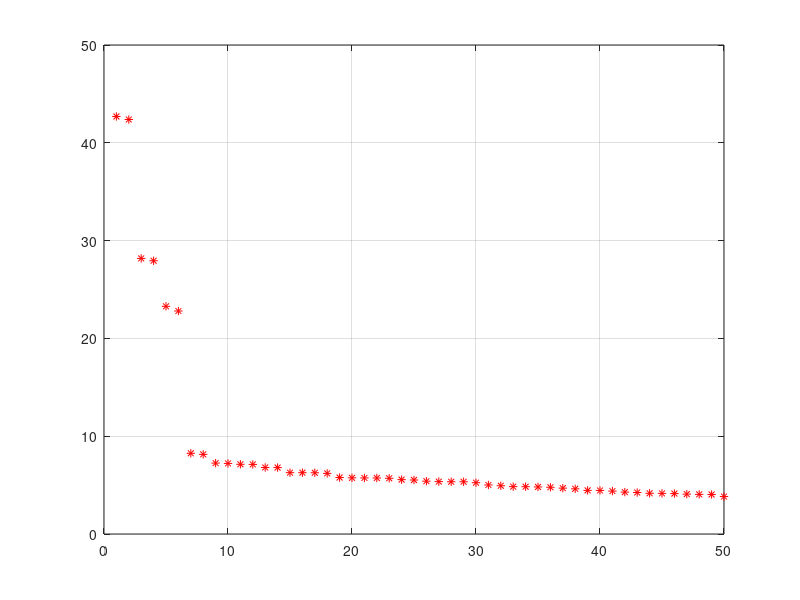

Write the MATLAB code that produced this figure. (Note: this script raises an error after producing the figure.)
clc; clear; close all;
load('x.mat'); % se carga en una variable 'x'
N = length(x);
L = N/2; %12; %N/4;
%n = 0:N;
%K debe ser #frec x 2
%se sabe que el menor error posible esta cerca de la mitad de N.
%en el osea L ~ N/2
xn = x;
%% a)
yy = 0;
for j = 1: N-L+1
   yL = transpose(flip(xn(j:j+L-1)));
   yy = yy + yL*yL';
end
R_ = yy/N;                      %matriz de correlacion LxL

% Calcular la descomposición en autovalores y autovectores
% R = [S G]Γ [S^H; G^H]
% donde S contiene los primeros K autovectores.
[V, LAMBDA] = eig(R_);
[V_ordenado, idx]= sort(diag(LAMBDA), 'descend');

figure()
plot(V_ordenado, '*r')
xlim([0 50])
grid on
%En x = 7 ya se ve como los autovalores son aproximadamente los mismos esto
%quiere decir que desde 7 en adelante pertenecen  a S.
%entonces K = 6.
K = 6;

%% b)
w = SPRIT( L, K, xn);
%Como K = 6 y las frecuencias dada por el enunciado son:
%   0,45*pi .. 0.54*pi .. 0.1035*pi (3 frecuencias) entonces las otras
%   faltantes seran negativas.
w_ordenado = sort(w/pi, 'descend');
%tomo los primeros 3 de mayor a manor.
w_ref = [0.54 0.45 0.1035];

Errores = [];
for L = K+1: N-5
    w = SPRIT( L, K, xn);
    w_ordenado = sort(w/pi, 'descend');
    ErrorPorc = 100* abs(w_ordenado(1:K/2) - w_ref')./(w_ref');
    Errores(end+1) = max(ErrorPorc);
end

figure()
hold on
plot([0 N-5], [1 1], '-.k')
plot(K+1:1:N-5, Errores, '-b', 'LineWidth', 2)
xlabel("L")
xlim([20 100])
ylabel("Error relativo porcentual [%]")
grid on

%Aca se ve que desdde L = 53 el error es menor al 1%, luego hasta caso el
%final donde todo aumenta abruptamente.
%%
%verifiquemos con L = 12
%L = ceil(N/2);
L = 53;
w = SPRIT( L, K, xn);
w_ordenado = sort(w/pi, 'descend');
%tomo los primeros 3 de mayor a manor.
w_ref = [0.54 0.45 0.1035];


w_ordenado = sort(w/pi, 'descend');
ErrorPorc = 100* abs(w_ordenado(1:K/2) - w_ref')./(w_ref');
disp("W"+w_ordenado+"pi")
disp("Error porcentual w: " + ErrorPorc + "%")

%% sprit
function [w] = SPRIT( L, K, xn)
%a)
N = length(xn);
%L = 15; %estimar K.
%K = 6;  %segun las frecuencias de yn x2
% A partir de y[1], · · · y[N], estimar la matriz de covarianza R_.
yy = 0;
for j = 1: N-L+1
   yL = transpose(flip(xn(j:j+L-1)));
   yy = yy + yL*yL';
end
R_ = yy/N;                      %matriz de correlacion LxL

% Calcular la descomposición en autovalores y autovectores
% R = [S G]Γ [S^H; G^H]
% donde S contiene los primeros K autovectores.
[V, LAMBDA] = eig(R_);
[~, idx]= sort(diag(LAMBDA), 'descend');
V = V(:,idx);
S = V(:, 1:K);                               %[LxK]

% Obtener S1 y S2 quitando la última y la primera fila de S
S1 = S(1:L-1, :);           %[0 eye(L-1)]*S;
S2 = S(2:L,   :);           %[0 eye(L-1)]*S;

% Calcular los autovalores de [S^H_1 S_1]^−1  [S^H_1 S2_]
[~, Ds] = eig( inv(S1'*S1) * (S1'*S2) );

% Obtener las frecuencias ωi a partir de los autovalores anteriores.
w = angle(diag(Ds));
%disp("frecuencia/pi:"+ w/pi );
end
